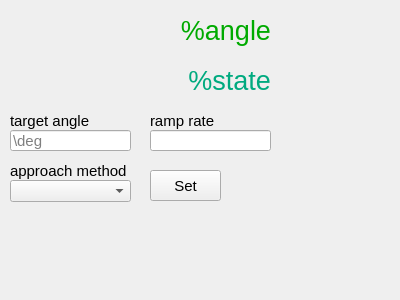
<?xml version="1.0" encoding="UTF-8"?>
<ui version="4.0">
 <class>Form</class>
 <widget class="QWidget" name="Form">
  <property name="geometry">
   <rect>
    <x>0</x>
    <y>0</y>
    <width>400</width>
    <height>300</height>
   </rect>
  </property>
  <property name="font">
   <font>
    <family>Arial</family>
    <pointsize>11</pointsize>
   </font>
  </property>
  <property name="windowTitle">
   <string>Form</string>
  </property>
  <widget class="QLabel" name="label_19">
   <property name="geometry">
    <rect>
     <x>70</x>
     <y>60</y>
     <width>201</width>
     <height>41</height>
    </rect>
   </property>
   <property name="layoutDirection">
    <enum>Qt::LeftToRight</enum>
   </property>
   <property name="text">
    <string>&lt;html&gt;&lt;head/&gt;&lt;body&gt;&lt;p&gt;&lt;span style=&quot; font-size:20pt; color:#00aa7f;&quot;&gt;%state&lt;/span&gt;&lt;/p&gt;&lt;/body&gt;&lt;/html&gt;</string>
   </property>
   <property name="alignment">
    <set>Qt::AlignRight|Qt::AlignTrailing|Qt::AlignVCenter</set>
   </property>
  </widget>
  <widget class="QPushButton" name="pushButton_13">
   <property name="geometry">
    <rect>
     <x>150</x>
     <y>170</y>
     <width>71</width>
     <height>31</height>
    </rect>
   </property>
   <property name="text">
    <string>Set</string>
   </property>
  </widget>
  <widget class="QLabel" name="label_17">
   <property name="geometry">
    <rect>
     <x>10</x>
     <y>160</y>
     <width>121</width>
     <height>21</height>
    </rect>
   </property>
   <property name="text">
    <string>approach method</string>
   </property>
  </widget>
  <widget class="QLabel" name="label_15">
   <property name="geometry">
    <rect>
     <x>10</x>
     <y>110</y>
     <width>131</width>
     <height>21</height>
    </rect>
   </property>
   <property name="text">
    <string>target angle</string>
   </property>
  </widget>
  <widget class="QComboBox" name="comboBox_3">
   <property name="geometry">
    <rect>
     <x>10</x>
     <y>180</y>
     <width>121</width>
     <height>22</height>
    </rect>
   </property>
  </widget>
  <widget class="QLineEdit" name="lineEdit_8">
   <property name="geometry">
    <rect>
     <x>150</x>
     <y>130</y>
     <width>121</width>
     <height>21</height>
    </rect>
   </property>
  </widget>
  <widget class="QLabel" name="label_16">
   <property name="geometry">
    <rect>
     <x>150</x>
     <y>110</y>
     <width>121</width>
     <height>21</height>
    </rect>
   </property>
   <property name="text">
    <string>ramp rate</string>
   </property>
  </widget>
  <widget class="QLabel" name="label_18">
   <property name="geometry">
    <rect>
     <x>70</x>
     <y>10</y>
     <width>201</width>
     <height>41</height>
    </rect>
   </property>
   <property name="layoutDirection">
    <enum>Qt::LeftToRight</enum>
   </property>
   <property name="text">
    <string>&lt;html&gt;&lt;head/&gt;&lt;body&gt;&lt;p&gt;&lt;span style=&quot; font-size:20pt; color:#00aa00;&quot;&gt;%angle&lt;/span&gt;&lt;/p&gt;&lt;/body&gt;&lt;/html&gt;</string>
   </property>
   <property name="alignment">
    <set>Qt::AlignRight|Qt::AlignTrailing|Qt::AlignVCenter</set>
   </property>
  </widget>
  <widget class="QLineEdit" name="lineEdit_7">
   <property name="geometry">
    <rect>
     <x>10</x>
     <y>130</y>
     <width>121</width>
     <height>21</height>
    </rect>
   </property>
   <property name="placeholderText">
    <string>\deg</string>
   </property>
  </widget>
 </widget>
 <resources/>
 <connections/>
</ui>
